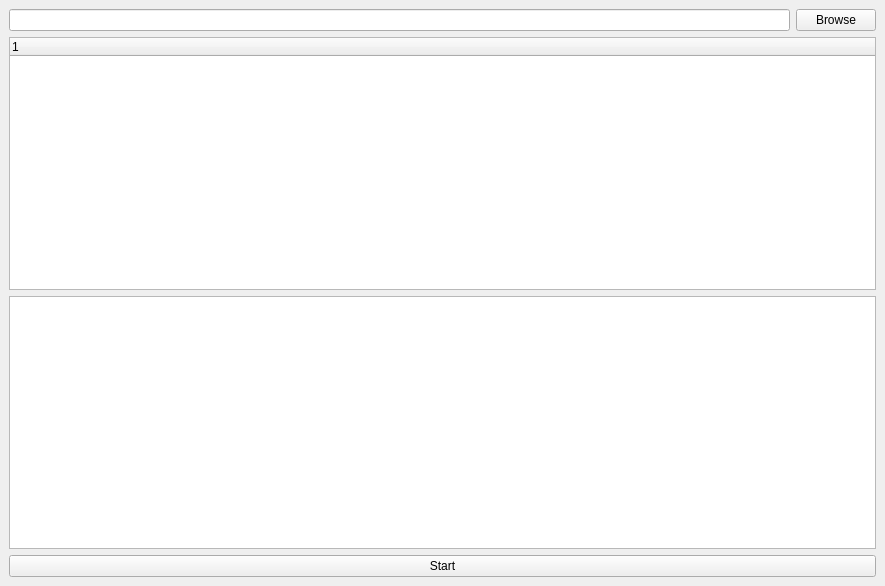
<?xml version="1.0" encoding="UTF-8"?>
<ui version="4.0">
 <class>MainWindow</class>
 <widget class="QMainWindow" name="MainWindow">
  <property name="geometry">
   <rect>
    <x>0</x>
    <y>0</y>
    <width>885</width>
    <height>586</height>
   </rect>
  </property>
  <property name="windowTitle">
   <string>MainWindow</string>
  </property>
  <widget class="QWidget" name="centralwidget">
   <layout class="QVBoxLayout" name="verticalLayout_2">
    <item>
     <layout class="QHBoxLayout" name="horizontalLayout">
      <item>
       <widget class="QLineEdit" name="lineEditBrowse">
        <property name="sizePolicy">
         <sizepolicy hsizetype="Expanding" vsizetype="Maximum">
          <horstretch>0</horstretch>
          <verstretch>0</verstretch>
         </sizepolicy>
        </property>
       </widget>
      </item>
      <item>
       <widget class="QPushButton" name="pushButtonBrowse">
        <property name="sizePolicy">
         <sizepolicy hsizetype="Minimum" vsizetype="Fixed">
          <horstretch>0</horstretch>
          <verstretch>0</verstretch>
         </sizepolicy>
        </property>
        <property name="text">
         <string>Browse</string>
        </property>
       </widget>
      </item>
     </layout>
    </item>
    <item>
     <widget class="QTreeWidget" name="treeWidget">
      <column>
       <property name="text">
        <string notr="true">1</string>
       </property>
      </column>
     </widget>
    </item>
    <item>
     <widget class="QPlainTextEdit" name="plainTextEdit">
      <property name="sizePolicy">
       <sizepolicy hsizetype="Expanding" vsizetype="Expanding">
        <horstretch>0</horstretch>
        <verstretch>0</verstretch>
       </sizepolicy>
      </property>
     </widget>
    </item>
    <item>
     <layout class="QHBoxLayout" name="horizontalLayout_2">
      <item>
       <widget class="QPushButton" name="pushButtonStart">
        <property name="text">
         <string>Start</string>
        </property>
       </widget>
      </item>
     </layout>
    </item>
   </layout>
  </widget>
 </widget>
 <resources/>
 <connections/>
</ui>
